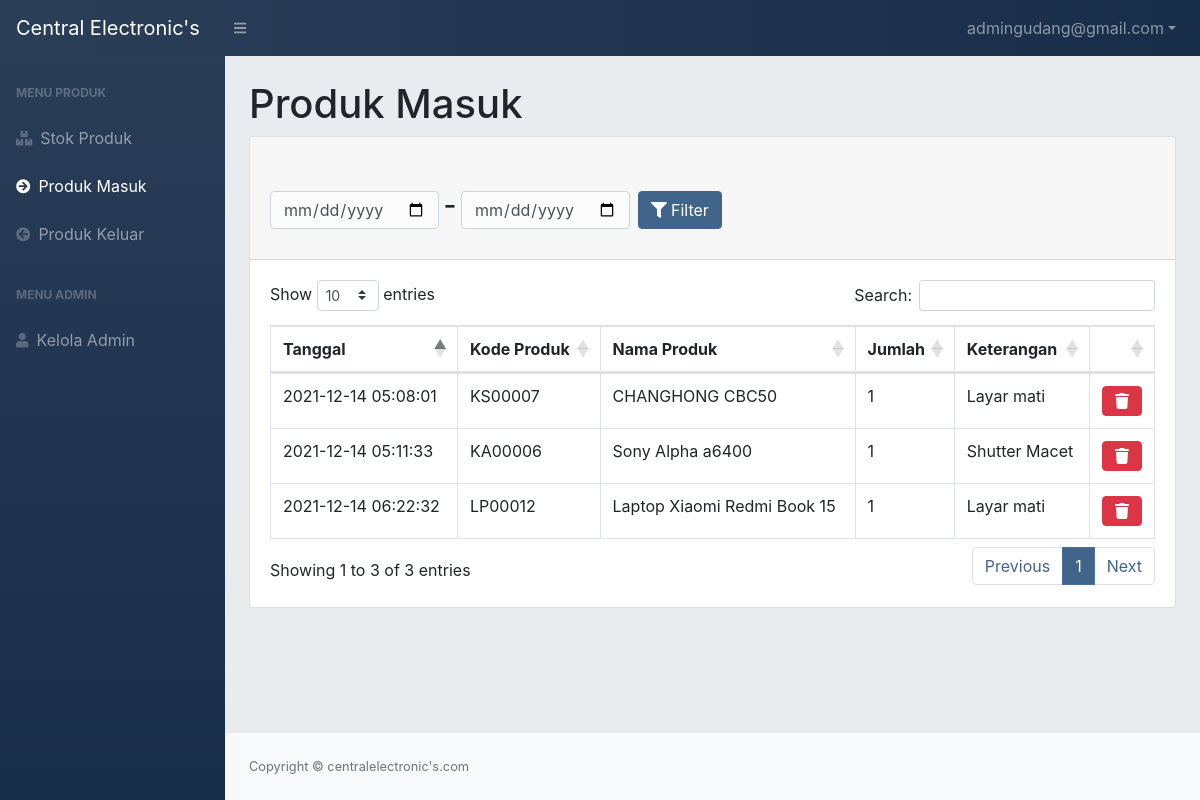
Page /CE_Gudang/produk_masuk.php (signed in) on the committed database.
### tables this page shows
CREATE TABLE `tbl_masuk` (
  `id_masuk` int(11) NOT NULL,
  `id_produk` int(11) NOT NULL,
  `tanggal` timestamp NOT NULL DEFAULT current_timestamp(),
  `keterangan` varchar(30) NOT NULL,
  `kuantitas` int(11) NOT NULL
);

CREATE TABLE `produk` (
  `id_produk` int(11) NOT NULL,
  `kode_produk` varchar(15) NOT NULL,
  `nama_produk` varchar(50) NOT NULL,
  `stok` int(11) NOT NULL,
  `harga` int(12) NOT NULL,
  `deskripsi` varchar(50) NOT NULL
);

### CE_Gudang/produk_masuk.php (the view, shortened to what this page needs)
<?php
    require 'function.php';
    $email = $_SESSION['email'];
?>
<!DOCTYPE html>
<html lang="en">
    <head>
        <link href="css/styles.css" rel="stylesheet" />
        <link href="https://cdn.datatables.net/1.10.20/css/dataTables.bootstrap4.min.css" rel="stylesheet" />
    </head>
    <body class="sb-nav-fixed">
        <nav class="sb-topnav navbar navbar-expand navbar-dark bg-dark-navbar">
            <a class="navbar-brand" href="index.php">Central Electronic's</a>
            <button class="btn btn-link btn-sm order-1 order-lg-0" id="sidebarToggle" href="#"><i class="fas fa-bars"></i></button>
            <ul class="navbar-nav ml-auto ml-md-0">
                <li class="nav-item dropdown">
                <a class="nav-link dropdown-toggle" id="userDropdown" href="#" role="button" data-toggle="dropdown" aria-haspopup="true" aria-expanded="false"><?=$email?></a>
                </li>
            </ul>
        </nav>
        <div id="layoutSidenav">
            <div id="layoutSidenav_nav">
                <nav class="sb-sidenav accordion sb-sidenav-baru" id="sidenavAccordion">
                <div class="sb-sidenav-menu">
                        <div class="nav">
                            <div class="sb-sidenav-menu-heading">Menu Produk</div>
                            <a class="nav-link" href="index.php">
                                <div class="sb-nav-link-icon"><i class="fas fa-boxes"></i></div>
                                Stok Produk
                            </a>
                            <a class="nav-link" href="produk_masuk.php">
                                <div class="sb-nav-link-icon"><i class="fas fa-arrow-circle-right"></i></div>
                                Produk Masuk
                            </a>
                            <a class="nav-link" href="produk_keluar.php">
                                <div class="sb-nav-link-icon"><i class="fas fa-arrow-circle-left"></i></div>
                                Produk Keluar
                            </a>
                            <div class="sb-sidenav-menu-heading">Menu Admin</div>
                            <a class="nav-link" href="kelola_admin.php">
                                <div class="sb-nav-link-icon"><i class="fas fa-user"></i></div>
                                Kelola Admin
                            </a>
                        </div>
                    </div>
                </nav>
            </div>
            <div id="layoutSidenav_content">
                <main>
                    <div class="container-fluid">
                        <h1 class="mt-4">Produk Masuk</h1>
                        <div class="card mb-4">
                            <div class="card-header">
                                    <br>
                                    <div class="row">
                                        <div class="col">
                                            <form method="post" class="form-inline mt-3">
                                                <input type="date" name="tgl_mulai" class="form-control">
                                                <h3>-</h3>
                                                <input type="date" name="tgl_selesai" class="form-control">
                                                <button type="submit" name="filter_tgl" class="btn btn-primary ml-2 "><i class="fas fa-filter mr-1"></i>Filter</button>
                                            </form>
                                        </div>
                                    </div>
                            </div>
                            <div class="card-body">
                                <div class="table-responsive">
                                    <table class="table table-bordered" id="dataTable" width="100%" cellspacing="0">
                                        <thead>
                                            <tr class="text-nowrap">
                                                <th>Tanggal</th>
                                                <th>Kode Produk</th>
                                                <th>Nama Produk</th>
                                                <th>Jumlah</th>
                                                <th>Keterangan</th>
                                                <th style="width: 5%;"></th>
                                            </tr>
                                        </thead>
                                        <tbody>
                                        <?php
                                        if(isset($_POST['filter_tgl']))
                                        {
                                            $tgl_mulai = $_POST['tgl_mulai'];
                                            $tgl_selesai = $_POST['tgl_selesai'];
                                            if($tgl_mulai != null || $tgl_selesai != null)
                                            {
                                                $ambildata_stok = mysqli_query($conn, "SELECT * FROM tbl_masuk m, produk s WHERE s.id_produk = m.id_produk AND tanggal BETWEEN '$tgl_mulai' AND DATE_ADD('$tgl_selesai', INTERVAL 1 DAY)");
                                            } else {
                                                $ambildata_stok = mysqli_query($conn, "SELECT * FROM tbl_masuk m, produk s WHERE s.id_produk = m.id_produk");
                                            }
                                        } else {
                                            $ambildata_stok = mysqli_query($conn, "SELECT * FROM tbl_masuk m, produk s WHERE s.id_produk = m.id_produk");
                                        }
                                                while($data = mysqli_fetch_array($ambildata_stok))
                                                {
                                                    $idmasuk = $data['id_masuk'];
                                                    $tanggal = $data['tanggal'];
                                                    $kodeproduk = $data['kode_produk'];
                                                    $namaproduk = $data['nama_produk'];
                                                    $kuantitas = $data['kuantitas'];
                                                    $keterangan = $data['keterangan'];
                                            ?>
                                            <tr class="text-nowrap">
                                                <td><?= $tanggal; ?></td>
                                                <td><?= $kodeproduk; ?></td>
                                                <td><?= $namaproduk; ?></td>
                                                <td><?= $kuantitas; ?></td>
                                                <td><?= $keterangan; ?></td>
                                                <td>
                                                <button type="button" class="btn btn-danger" data-toggle="modal" data-target="#delete<?= $idmasuk;?>"><i class="fas fa-trash"></i>
                                                </button>
                                                </td>
                                            </tr>
                                            <?php
                                                };
                                            ?>
                                    </table>
                                </div>
                            </div>
                        </div>
                    </div>
                </main>
                <footer class="py-4 bg-light mt-auto">
                    <div class="container-fluid">
                        <div class="d-flex align-items-center justify-content-between small">
                            <div class="text-muted">Copyright &copy; centralelectronic's.com</div>
                        </div>
                    </div>
                </footer>
            </div>
        </div>
    </body>
</html>

### rows in the picture
tbl_masuk: tanggal "2021-12-14 05:08:01", id_produk.kode_produk "KS00007", id_produk.nama_produk "CHANGHONG CBC50", kuantitas "1", keterangan "Layar mati"
tbl_masuk: tanggal "2021-12-14 05:11:33", id_produk.kode_produk "KA00006", id_produk.nama_produk "Sony Alpha a6400", kuantitas "1", keterangan "Shutter Macet"
tbl_masuk: tanggal "2021-12-14 06:22:32", id_produk.kode_produk "LP00012", id_produk.nama_produk "Laptop Xiaomi Redmi Book 15", kuantitas "1", keterangan "Layar mati"

### other values in the picture
$email "admingudang@gmail.com"
